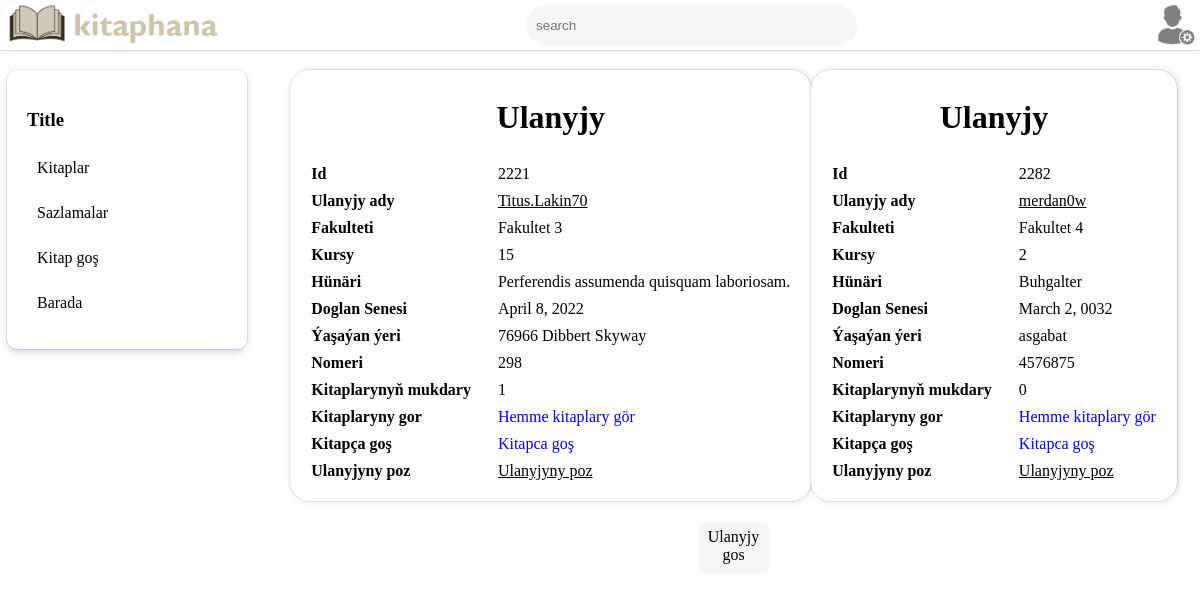
The app's page /ulanyjylar (signed in) with its own data.
### base/models.py (models this page shows)
class Card(models.Model):
    id = models.IntegerField(primary_key=True, unique=True)
    username = models.CharField(max_length=400)
    fakultet = models.CharField(max_length=400)
    kurs = models.CharField(max_length=300)
    profession = models.CharField(max_length=300)
    address = models.CharField(max_length=600)
    phoneNumber = models.CharField(max_length=30)
    birthDate = models.DateField(max_length=400)

### base/views.py (the view)
# urls.py: path('ulanyjylar', users, name='users'),
def users(request):
    if request.session['auth']:
        users = Card.objects.all()
        context = {'users': users}
        return render(request, 'ulanyjylar.html', context=context)
    return redirect('home')

### templates/ulanyjylar.html (shortened to what this page needs)
{% extends 'base.html' %}{% block content %}
<div class="maincontdv">
  {% for user in users %}
  <div class="usrtbl">
    <h1>Ulanyjy</h1>
    <table className="table">
      <thead>
        <tr>
          <th scope="col">Id</th>
          <th scope="col">Ulanyjy ady</th>
          <th scope="col">Fakulteti</th>
          <th scope="col">Kursy</th>
          <th scope="col">Hünäri</th>
          <th scope="col">Doglan Senesi</th>
          <th scope="col">Ýaşaýan ýeri</th>
          <th scope="col">Nomeri</th>
          <th scope="col">Kitaplarynyň mukdary</th>
          <th scope="col">Kitaplaryny gor</th>
          <th scope="col">Kitapça goş</th>
          <th scope="col">Ulanyjyny poz</th>
        </tr>
      </thead>
      <tbody>
        <tr>
          <td>{{user.id}}</td>
          <td><a href="{% url 'user' user.id %}">{{user.username}}</a></td>
          <td>{{user.fakultet}}</td>
          <td>{{user.kurs}}</td>
          <td>{{user.profession}}</td>
          <td>{{user.birthDate}}</td>
          <td>{{user.address}}</td>
          <td>{{user.phoneNumber}}</td>
          <td>{{user.recordsUser.count}}</td>
          <td>
            <p
              style="color: blue; cursor: pointer; margin: 0"
              onclick="func({{user.id}})"
            >
              Hemme kitaplary gör
            </p>
          </td>
          <td>
            <p
              style="color: blue; cursor: pointer; margin: 0"
              onclick="opencard({{user.id}})"
            >
              Kitapca goş
            </p>
          </td>
          <td><a href="{% url 'delete_user' user.id %}">Ulanyjyny poz</a></td>
        </tr>
      </tbody>
    </table>
  </div>
  {% endfor %}
  <a class="usraddbtn" href="{% url 'add_user' %}">Ulanyjy gos</a>
</div>
{% endblock content %}

### templates/base.html (shortened to what this page needs)
{% load static %}
<!DOCTYPE html>
<html lang="tkm">
  <head>
    <link rel="stylesheet" href="{% static 'style.css' %}" />
  </head>
  <body>
    <div class="main">
      <div class="navbar">
        <div class="logo">
          <img src="{% static 'images/logo.png' %}" alt="" />
        </div>
        <div class="search">
          <input type="text" placeholder="search" />
        </div>
        <div class="admin">
          <img src="{% static 'images/admin.png' %}" alt="" />
        </div>
      </div>
      <div class="cont">
        {% if request.session.auth %}
        <div class="sidebar">
          <div class="sidehead">
            <h3>Title</h3>
          </div>
          <div class="sidecont">
            <a href="{% url 'books' %}">Kitaplar</a>
            <a href="{% url 'users' %}">Sazlamalar</a>
            <a href="{% url 'add_book' %}">Kitap goş</a>
            <a href="{% url 'about' %}">Barada</a>
          </div>
        </div>
        {%endif%}
        <div class="maincont">{% block content %} {% endblock content %}</div>
      </div>
    </div>
  </body>
</html>

### static/style.css (style rules this page uses)
html, body, div, span, applet, object, iframe, h1, h2, h3, h4, h5, h6, p, blockquote, pre, a, abbr, acronym, address, big, cite, code, del, dfn, em, img, ins, kbd, q, s, samp, small, strike, strong, sub, sup, tt, var, b, u, i, center, dl, dt, dd, ol, ul, li, fieldset, form, label, legend, table, caption, tbody, tfoot, thead, tr, th, td, article, aside, canvas, details, embed, figure, figcaption, footer, header, hgroup, menu, nav, output, ruby, section, summary, time, mark, audio, video { font-family: tttravelsnextblack; }
a { color: #000000; }
body { background: #ffff; margin: 0; padding: 0; color: black; }
.navbar { background: #ffff; height: 50px; width: 100%; display: flex; padding: 0; margin: 0; flex-direction: row; justify-content: space-between; box-shadow: rgb(9 30 66 / 25%) 2px 0px 8px -2px, rgb(9 30 66 / 8%) 0px 0px 0px 1px; }
.sidebar { height: 100%; display: flex; background: #ffff; width: auto; min-width: 200px; margin-top: 20px; border-radius: 10px; flex-direction: column; margin-left: 7px; padding: 20px; box-shadow: rgb(9 30 66 / 25%) 0px 4px 8px -2px, rgb(9 30 66 / 8%) 0px 0px 0px 1px; }
.maincont { height: auto; width: auto; margin: 20px 0 0 20px; display: flex; flex-direction: row; flex-wrap: wrap; }
.admin img { filter: brightness(0.5); height: 40px; margin-top: 5px; margin-right: 5px; }
.logo img { filter: brightness(0.8); margin-top: 3px; height: 40px; margin-left: 5px; }
.search input { margin-top: 5px; padding: 10px; outline: none; background: #f6f6f6; border: none; border-radius: 20px; height: 20px; width: 311px; color: black; }
.sidecont { display: flex; flex-direction: column; flex-wrap: nowrap; align-items: flex-start; justify-content: center; }
.sidecont a { display: flex; height: 25px; padding: 10px; width: 100%; text-decoration: none; border-radius: 10px; color: #000000; }
.cont { display: flex; }
.maincontdv { display: flex; align-content: flex-start; flex-direction: row; flex-wrap: wrap; justify-content: center; }
.usrtbl { box-shadow: rgb(9 30 66 / 25%) 2px 0px 8px -2px, rgb(9 30 66 / 8%) 0px 0px 0px 1px; display: block; background: #ffff; padding: 20px; border-radius: 20px; }
.usrtbl h1 { text-align: center; margin-top: 9px; }
.usrtbl table { display: flex; flex-direction: row; flex-wrap: nowrap; align-items: center; justify-content: space-between; }
.usrtbl tr { display: flex; flex-direction: column; align-items: flex-start; flex-wrap: nowrap; }
.usrtbl tbody { margin-left: 25px; }
.usrtbl td { margin-top: 7px; }
.usrtbl th { margin-top: 7px; }
.usraddbtn { text-decoration: none; border: none; margin-top: 22px; background: #f6f6f6; border-radius: 7px; color: black; height: 40px; width: 62px; float: right; text-align: center; padding: 5px; }

### records on screen
Card: id "2221", username "Titus.Lakin70", fakultet "Fakultet 3", kurs "15", profession "Perferendis assumenda quisquam laboriosam.", birthDate "April 8, 2022", address "76966 Dibbert Skyway", phoneNumber "298", recordsUser.count "1"
Card: id "2282", username "merdan0w", fakultet "Fakultet 4", kurs "2", profession "Buhgalter", birthDate "March 2, 0032", address "asgabat", phoneNumber "4576875", recordsUser.count "0"
